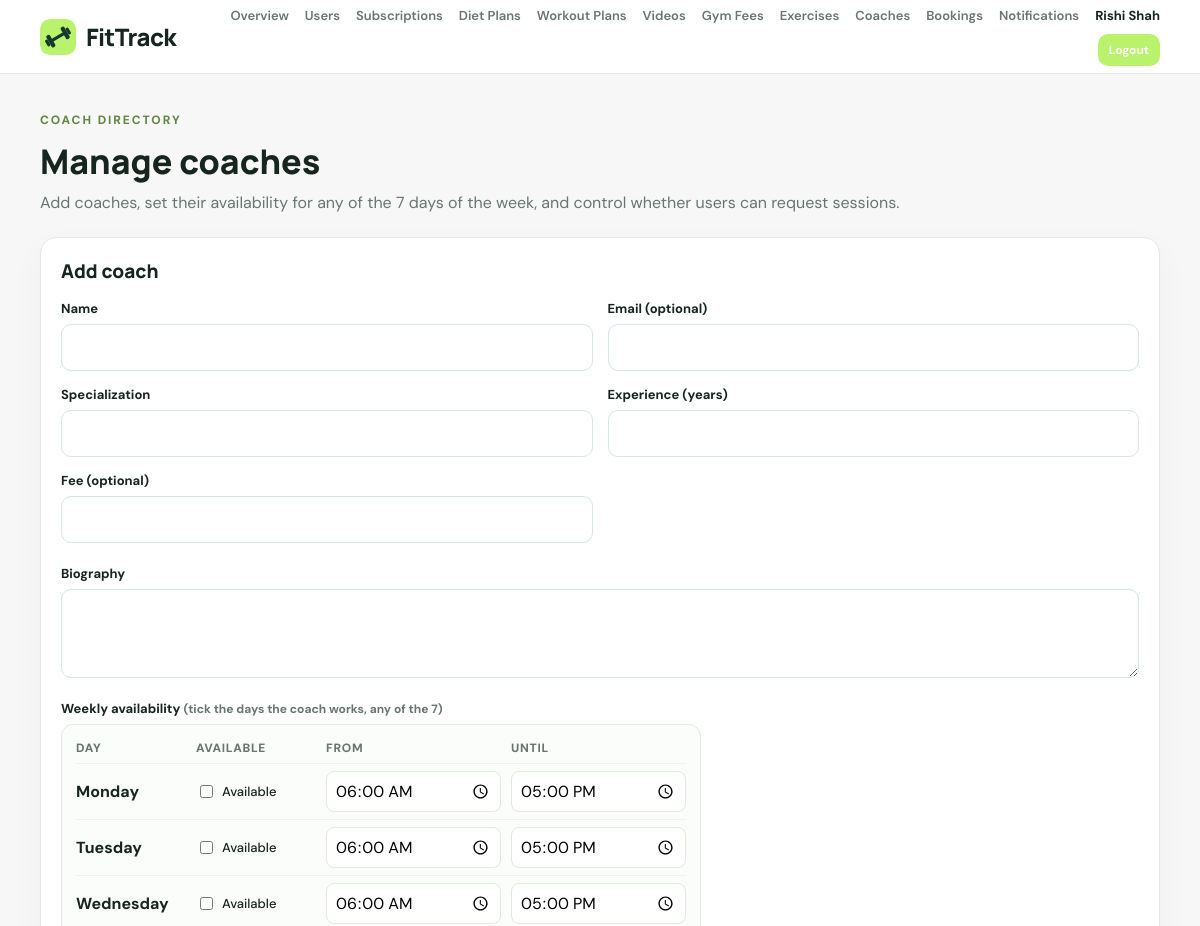
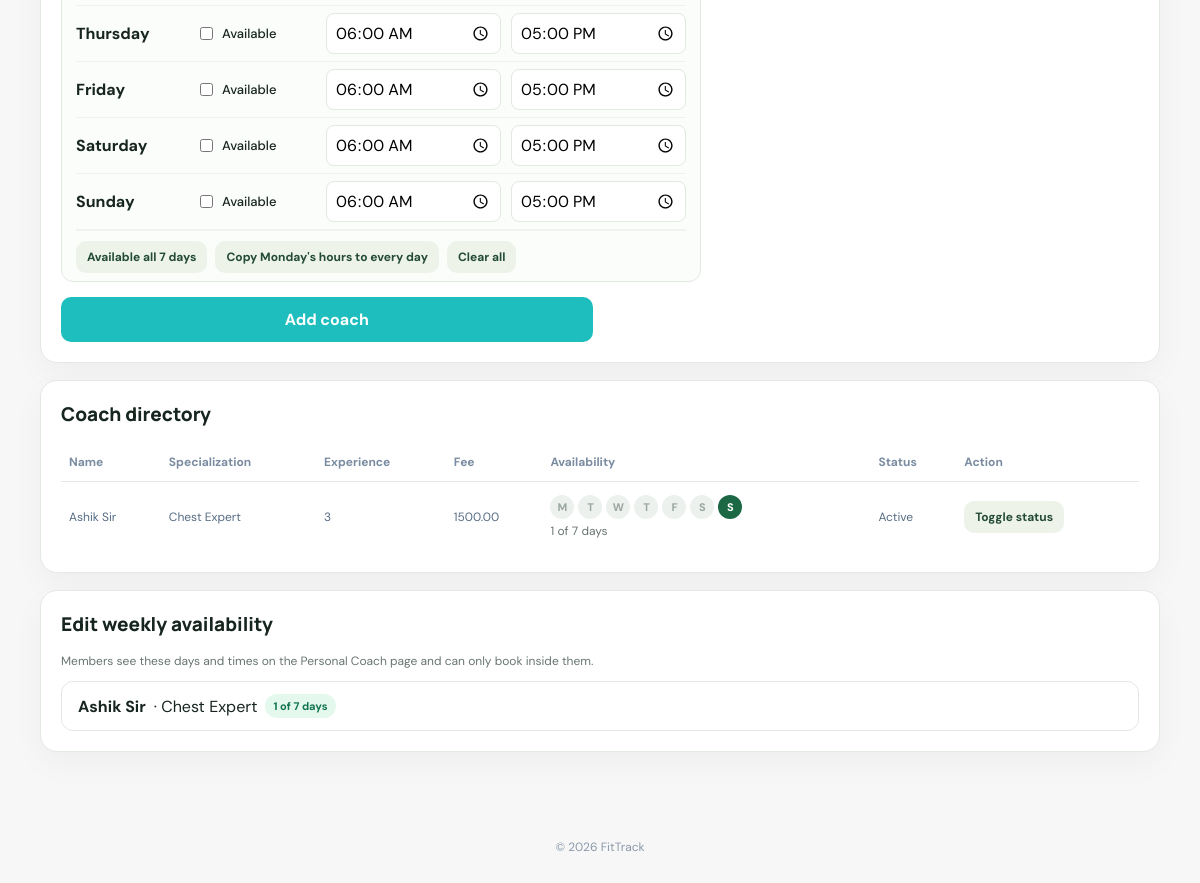
/admin/coaches.php (signed in), run on the app's committed database (2 pictures, top to bottom).
### tables this page shows
CREATE TABLE `coaches` (
  `id` bigint(20) UNSIGNED NOT NULL,
  `name` varchar(120) NOT NULL,
  `email` varchar(190) DEFAULT NULL,
  `specialization` varchar(180) NOT NULL,
  `bio` text DEFAULT NULL,
  `experience_years` tinyint(3) UNSIGNED DEFAULT NULL,
  `fee` decimal(10,2) DEFAULT NULL,
  `photo` varchar(255) DEFAULT NULL,
  `is_active` tinyint(1) NOT NULL DEFAULT 1,
  `created_at` timestamp NOT NULL DEFAULT current_timestamp()
);

### admin/coaches.php (the view, shortened to what this page needs)
<?php
require_once __DIR__ . '/../includes/auth.php';
require_once __DIR__ . '/../includes/coach_schedule.php';
$rows = $pdo->query('SELECT * FROM coaches ORDER BY created_at DESC')->fetchAll();
$schedules = fittrackLoadSchedules($pdo);
require __DIR__ . '/../includes/header.php';
?>
<section class="page-heading"><div><p class="eyebrow">COACH DIRECTORY</p><h1>Manage coaches</h1><p>Add coaches, set their availability for any of the 7 days of the week, and control whether users can request sessions.</p></div></section>
<section class="panel">
    <h2>Add coach</h2>
    <form method="post" class="form-grid">
        <div><label>Name</label><input name="name" required></div>
        <div><label>Email (optional)</label><input type="email" name="email"></div>
        <div><label>Specialization</label><input name="specialization" required></div>
        <div><label>Experience (years)</label><input type="number" name="experience_years" min="0" max="60"></div>
        <div><label>Fee (optional)</label><input type="number" step="0.01" min="0" name="fee"></div>
        <div class="full"><label>Biography</label><textarea name="bio" rows="3"></textarea></div>
        <div class="full">
            <label>Weekly availability <small class="muted">(tick the days the coach works, any of the 7)</small></label>
        </div>
        <div><button class="button">Add coach</button></div>
    </form>
</section>
<section class="panel">
    <h2>Coach directory</h2>
    <div class="table-wrap"><table>
        <thead><tr><th>Name</th><th>Specialization</th><th>Experience</th><th>Fee</th><th>Availability</th><th>Status</th><th>Action</th></tr></thead>
        <tbody>
        <?php foreach ($rows as $c): $byDay = $schedules[(int) $c['id']] ?? []; ?>
            <tr>
                <td><?= e($c['name']) ?></td>
                <td><?= e($c['specialization']) ?></td>
                <td><?= e((string) ($c['experience_years'] ?? '—')) ?></td>
                <td><?= e((string) ($c['fee'] ?? 'On request')) ?></td>
                <td>
                    <div class="day-chips">
                        <?php foreach (fittrackWeekdays() as $day => $label):
                            $w = $byDay[$day] ?? [];
                            $title = $w ? fittrackFormatTime($w[0]['start']) . ' – ' . fittrackFormatTime(end($w)['end']) : 'Not available'; ?>
                            <span class="day-chip <?= $w ? 'on' : 'off' ?>" title="<?= e($label . ': ' . $title) ?>"><?= e(substr($label, 0, 1)) ?></span>
                        <?php endforeach; ?>
                    </div>
                    <small class="muted"><?= e(fittrackScheduleSummary($byDay)) ?></small>
                </td>
                <td><?= $c['is_active'] ? 'Active' : 'Inactive' ?></td>
                <td><form method="post"><button class="button light btn-small">Toggle status</button></form></td>
            </tr>
        <?php endforeach; ?>
        </tbody>
    </table></div>
</section>
<section class="panel">
    <h2>Edit weekly availability</h2>
    <p class="muted">Members see these days and times on the Personal Coach page and can only book inside them.</p>
    <?php foreach ($rows as $c): $byDay = $schedules[(int) $c['id']] ?? []; ?>
        <details class="schedule-details" id="coach-<?= (int) $c['id'] ?>">
            <summary><strong><?= e($c['name']) ?></strong> · <?= e($c['specialization']) ?> <span class="badge"><?= e(fittrackScheduleSummary($byDay)) ?></span></summary>
        </details>
    <?php endforeach; ?>
</section>
<?php require __DIR__ . '/../includes/footer.php'; ?>

### assets/css/style.css (style rules this page uses)
:root { --green: #12c115; --green-dark: #8f0b13; --ink: #171717; --muted: #737373; --line: #e5e5e5; --bg: #f7f7f7; --white: #fff; --red: #b42318; --shadow: 0 12px 32px #1717170a; }
* { box-sizing: border-box; }
body { margin: 0; background: var(--bg); color: var(--ink); font-family: 'DM Sans', Arial, sans-serif; }
button, input, select, textarea { font: inherit; }
.button { display: inline-flex; justify-content: center; align-items: center; gap: 8px; border: 0; border-radius: 10px; background: rgb(31, 190, 190); color: white; padding: 12px 17px; font-weight: 700; cursor: pointer; }
.button.light { background: #e8f7f1; color: var(--green); }
.eyebrow { font-size: 12px; letter-spacing: 1.5px; font-weight: 800; text-transform: uppercase; color: var(--green); margin: 0 0 13px; }
.role-card, .panel, .auth-card, .stat { background: #fff; border: 1px solid var(--line); border-radius: 17px; box-shadow: var(--shadow); }
.full { width: 100%; margin-top: 7px; }
.muted { color: var(--muted); font-size: 12px; }
.panel { padding: 20px; margin-bottom: 17px; min-width: 0; }
.table-wrap { overflow-x: auto; }
table { width: 100%; border-collapse: collapse; font-size: 12px; min-width: 420px; }
th { text-align: left; color: #7a8ca1; padding: 11px 8px; border-bottom: 1px solid var(--line); }
td { padding: 13px 8px; border-bottom: 1px solid #edf1f6; color: #566b84; }
tbody tr:last-child td { border-bottom: 0; }
.badge { padding: 5px 8px; border-radius: 20px; background: #e4f8ed; color: #137451; font-size: 11px; font-weight: 700; }
.btn-small { padding: 8px 11px; font-size: 12px; }
.page-heading { display: flex; align-items: center; justify-content: space-between; gap: 16px; margin: 0 0 22px; }
.page-heading h1 { font: 800 clamp(25px, 3vw, 34px)/1.2 Manrope, sans-serif; margin: 0 0 8px; }
.page-heading p:not(.eyebrow) { color: var(--muted); margin: 0; line-height: 1.6; }
.panel h2 { font: 800 19px Manrope, sans-serif; margin: 0 0 16px; }
.form-grid { display: grid; grid-template-columns: repeat(2, minmax(0, 1fr)); gap: 15px; align-items: end; }
.form-grid>div { min-width: 0; display: grid; gap: 7px; }
.form-grid .full { grid-column: 1/-1; }
.form-grid label { font-size: 13px; font-weight: 700; }
.form-grid input, .form-grid select, .form-grid textarea { width: 100%; min-width: 0; padding: 12px 13px; border: 1px solid #d9e3ed; border-radius: 10px; background: #fff; outline: none; }
:root { --green: #c1121f; --green-dark: #8f0b13; --ink: #171717; --muted: #737373; --line: #e5e5e5; --bg: #f7f7f7; }
.button.light, .btn-secondary { background: #ffe5e7; color: #a50d18; }
:root { --ft-green:#166534; --ft-green-dark:#123b2b; --ft-green-soft:#e7f5ec; --ft-border:#d7e8dc; }
body { --primary:var(--ft-green); }

### assets/css/style2.css (style rules this page uses)
:root { --ink:#17251f;--muted:#68766f;--green:#b9f36b;--deep:#12241d;--paper:#f6f8f4;--line:#e2e9e1 }
.eyebrow { font-size:12px;letter-spacing:.16em;font-weight:800;color:#628746 }
.button.light { background:#edf3e9;color:#234b32 }
:root { --ft-green:#166534; --ft-green-dark:#123b2b; --ft-green-soft:#e7f5ec; --ft-border:#d7e8dc; }
body { --primary:var(--ft-green); }
.schedule-details { border:1px solid var(--line);border-radius:12px;padding:12px 16px;margin-top:12px;background:#fff }
.schedule-details summary { cursor:pointer;display:flex;gap:8px;align-items:center;flex-wrap:wrap }
.day-chips { display:flex;gap:4px;margin-bottom:4px }
.day-chip { width:24px;height:24px;border-radius:50%;display:grid;place-items:center;font-size:11px;font-weight:800 }
.day-chip.on { background:#1c6844;color:#fff }
.day-chip.off { background:#edf1ee;color:#9aa8a0 }

### data on the page
coaches: name "Ashik Sir", specialization "Chest Expert", experience_years "3", fee "1500.00", label "M", label "T", label "W", label "F", label "S", byDay "1 of 7 days", is_active "Active"

### other printed values
escapeHtml($_SESSION['user_name'] ?? 'Admin') "Rishi Shah"
$label "Monday"
$label "Tuesday"
$label "Wednesday"
$label "Thursday"
$label "Friday"
$label "Saturday"
$label "Sunday"
